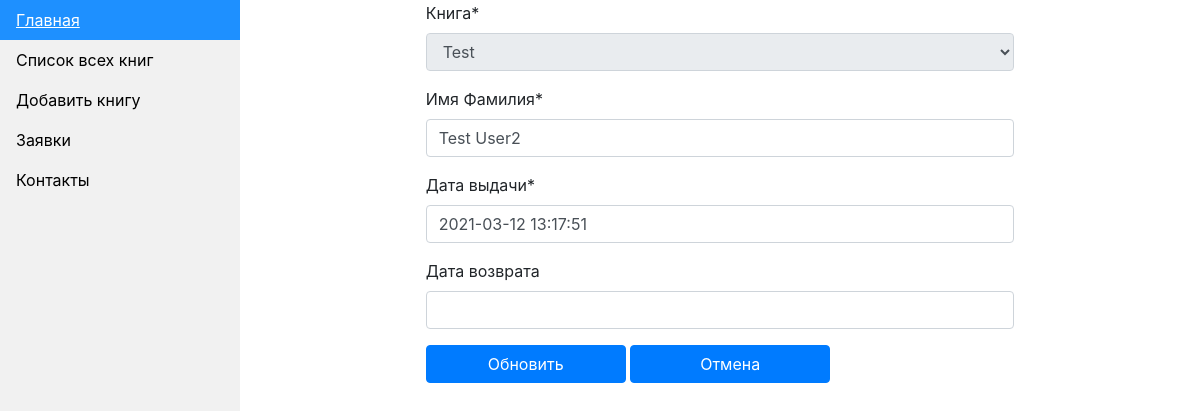
Before: /history_update/2/ with the older database file.
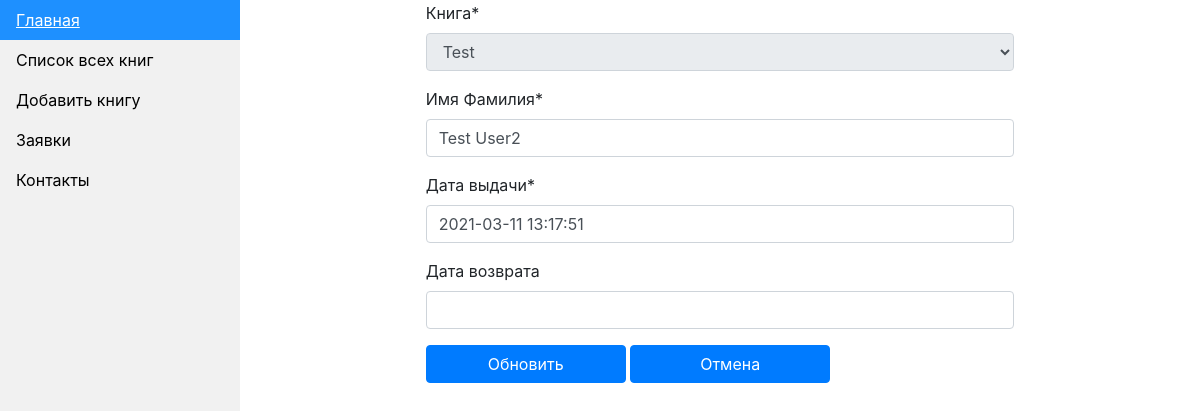
After: the same page with the newer database file.
### main_app/models.py (models this page shows, shortened)
class ClientsHistoryModel(models.Model):
    book = models.ForeignKey('BookModel', on_delete=models.CASCADE)
    full_name = models.CharField(max_length=64, verbose_name='Имя Фамилия')
    date_of_issue = models.DateTimeField(default=timezone.now, blank=False, verbose_name='Дата выдачи')
    return_date = models.DateTimeField(blank=True, verbose_name='Дата возврата', null=True)

### main_app/views.py (the view)
# urls.py: path('history_update/<int:pk>/', views.HistoryUpdate.as_view(), name='history_update'),
class HistoryUpdate(UpdateView):
    template_name = 'history/history_post.html'
    model = ClientsHistoryModel
    form_class = ClientsHistoryForm

### main_app/forms.py
class ClientsHistoryForm(forms.ModelForm):
    book = forms.ModelChoiceField(queryset=BookModel.objects.all(), empty_label=None, label='Книга', disabled=True)
    class Meta:
        model = ClientsHistoryModel
        fields = ('book', 'full_name', 'date_of_issue', 'return_date')

### main_app/models.py (called while the page is built)
    def __str__(self):
        return self.title

### templates/history/history_post.html (shortened to what this page needs)
{% extends 'base.html' %}
{% load crispy_forms_filters %}
{% load static %}
{% block content %}
    <section class="site-section" id="next-section">
        <div class="container">
            <div class="row justify-content-center">
                <div class="col-lg-8 mb-5 mb-lg-0">
                    <form action="" method="POST" class="">
                        {{ form|crispy }}
                        <div class="row form-group">
                            <div class="col-md-12">
                                {% if form.instance.id %}
                                    <input type="submit" value="Обновить" class="btn btn-primary btn-md text-white" style="width: 200px">
                                    <a class="btn btn-primary" style="width: 200px" href="{% url 'book_single' object.book.id %}">Отмена</a>
                                {% else %}
                                    <input type="submit" value="Создать" class="btn btn-primary btn-md text-white" style="width: 200px">
                                {% endif %}
                                    </div>
                                </div>
                        </form>
                    </div>
                </div>
            </div>
        </section>
{% endblock %}

Changed rows visible on the page:
changed ClientsHistoryModel "Test": date_of_issue "2021-03-12 13:17:51" → "2021-03-11 13:17:51"
